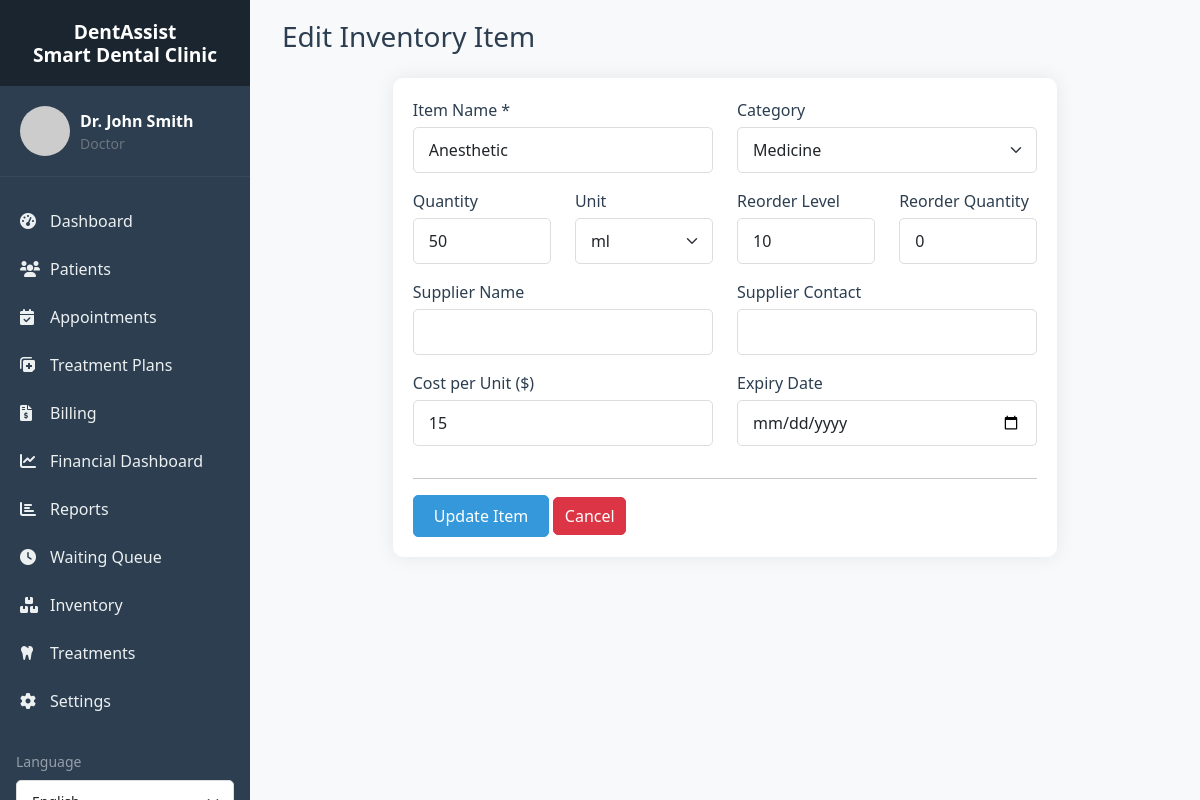
The page /inventory/edit.php?id=4 (signed in) on the database its author committed.
### tables this page shows
CREATE TABLE `inventory` (
  `id` int(11) NOT NULL,
  `item_name` varchar(100) NOT NULL,
  `category` varchar(50) DEFAULT NULL,
  `description` text DEFAULT NULL,
  `quantity` int(11) DEFAULT 0,
  `unit` varchar(20) DEFAULT NULL,
  `reorder_level` int(11) DEFAULT 10,
  `reorder_quantity` int(11) DEFAULT 0,
  `supplier_name` varchar(100) DEFAULT NULL,
  `supplier_contact` varchar(100) DEFAULT NULL,
  `supplier_phone` varchar(20) DEFAULT NULL,
  `supplier_email` varchar(100) DEFAULT NULL,
  `cost_per_unit` decimal(10,2) DEFAULT NULL,
  `selling_price` decimal(10,2) DEFAULT NULL,
  `expiry_date` date DEFAULT NULL,
  `lot_number` varchar(50) DEFAULT NULL,
  `location` varchar(50) DEFAULT NULL,
  `barcode` varchar(100) DEFAULT NULL,
  `created_at` timestamp NOT NULL DEFAULT current_timestamp(),
  `updated_at` timestamp NOT NULL DEFAULT current_timestamp() ON UPDATE current_timestamp(),
  `created_by` int(11) DEFAULT NULL
);

### includes/db.php (called while the page is built, shortened)
<?php
class Database {
    private $host = DB_HOST;
    private $user = DB_USER;
    private $pass = DB_PASS;
    private $dbname = DB_NAME;
    private $conn;
    private static $instance = null;
    private function __construct() {
        try {
            $this->conn = new mysqli($this->host, $this->user, $this->pass, $this->dbname);
            $this->conn->set_charset("utf8mb4");
        } catch (Exception $e) {
            die("Database connection error: " . $e->getMessage());
        }
    }
    public static function getInstance() {
        if (self::$instance == null) {
            self::$instance = new Database();
        }
        return self::$instance;
    }
    public function query($sql, $params = [], $types = "") {
        $stmt = $this->conn->prepare($sql);
        if (!empty($params)) {
            if (empty($types)) {
                $types = $this->determineTypes($params);
            }
            $stmt->bind_param($types, ...$params);
        }
        $stmt->execute();
        return $stmt;
    }
    private function determineTypes($params) {
        $types = '';
        foreach ($params as $param) {
            if (is_int($param)) {
                $types .= 'i';
            } elseif (is_float($param)) {
                $types .= 'd';
            } elseif (is_string($param)) {
                $types .= 's';
            } else {
                $types .= 'b';
            }
        }
        return $types;
    }
    public function fetchOne($sql, $params = [], $types = "") {
        $stmt = $this->query($sql, $params, $types);
        $result = $stmt->get_result();
        if ($result && $result->num_rows > 0) {
            return $result->fetch_assoc();
        }
        return null;
    }
}
?>

### inventory/edit.php (the view, shortened to what this page needs)
<?php
require_once '../includes/db.php';
$db = Database::getInstance();
$id = $_GET['id'] ?? 0;
$item = $db->fetchOne("SELECT * FROM inventory WHERE id = ?", [$id], "i");
include '../layouts/header.php';
?>
<div class="container-fluid">
    <h1 class="h3 mb-4 inventory-add-title">Edit Inventory Item</h1>
    <div class="card inventory-card">
        <div class="card-body">
            <form method="POST">
                <div class="row">
                    <div class="col-md-6 mb-3">
                        <label class="form-label">Item Name *</label>
                        <input type="text" class="form-control" name="item_name" required
                               value="<?php echo htmlspecialchars($item['item_name'] ?? ''); ?>">
                    </div>
                    <div class="col-md-6 mb-3">
                        <label class="form-label">Category</label>
                        <select class="form-select" name="category">
                            <option value="Medicine" <?php echo (($item['category'] ?? '') === 'Medicine') ? 'selected' : ''; ?>>Medicine</option>
                        </select>
                    </div>
                    <div class="col-md-3 mb-3">
                        <label class="form-label">Quantity</label>
                        <input type="number" class="form-control" name="quantity"
                               value="<?php echo intval($item['quantity']); ?>" min="0">
                    </div>
                    <div class="col-md-3 mb-3">
                        <label class="form-label">Unit</label>
                        <select class="form-select" name="unit">
                            <?php
                            $units = ['ml', 'box', 'bottle', 'pcs', 'set', 'pack', 'tube', 'syringe'];
                            $curUnit = $item['unit'] ?? '';
                            foreach ($units as $u) {
                                $sel = ($curUnit === $u) ? ' selected' : '';
                                echo '<option value="' . htmlspecialchars($u) . '"' . $sel . '>' . htmlspecialchars($u) . '</option>';
                            }
                            ?>
                        </select>
                    </div>
                    <div class="col-md-3 mb-3">
                        <label class="form-label">Reorder Level</label>
                        <input type="number" class="form-control" name="reorder_level"
                               value="<?php echo intval($item['reorder_level']); ?>" min="0">
                    </div>
                    <div class="col-md-3 mb-3">
                        <label class="form-label">Reorder Quantity</label>
                        <input type="number" class="form-control" name="reorder_quantity"
                               value="<?php echo intval($item['reorder_quantity']); ?>" min="0">
                    </div>
                    <div class="col-md-6 mb-3">
                        <label class="form-label">Supplier Name</label>
                        <input type="text" class="form-control" name="supplier_name"
                               value="<?php echo htmlspecialchars($item['supplier_name'] ?? ''); ?>">
                    </div>
                    <div class="col-md-6 mb-3">
                        <label class="form-label">Supplier Contact</label>
                        <input type="text" class="form-control" name="supplier_contact"
                               value="<?php echo htmlspecialchars($item['supplier_contact'] ?? ''); ?>">
                    </div>
                    <div class="col-md-6 mb-3">
                        <label class="form-label">Cost per Unit ($)</label>
                        <input type="number" step="0.01" class="form-control" name="cost_per_unit"
                               value="<?php echo floatval($item['cost_per_unit']); ?>">
                    </div>
                    <div class="col-md-6 mb-3">
                        <label class="form-label">Expiry Date</label>
                        <input type="date" class="form-control" name="expiry_date"
                               value="<?php echo htmlspecialchars($item['expiry_date'] && $item['expiry_date'] !== '0000-00-00' ? $item['expiry_date'] : ''); ?>">
                    </div>
                </div>
                <hr>
                <button type="submit" class="btn btn-primary">
                    Update Item
                </button>
                <a href="index.php" class="btn cancel-btn btn-secondary">
                    Cancel
                </a>
            </form>
        </div>
    </div>
</div>
<?php include '../layouts/footer.php'; ?>

### assets/css/style.css (style rules this page uses)
:root { --primary-color: #3498db; --secondary-color: #2c3e50; --success-color: #28a745; --danger-color: #dc3545; --warning-color: #ffc107; --info-color: #17a2b8; --light-color: #f8f9fa; --dark-color: #343a40; }
body { font-family: 'Segoe UI', Tahoma, Geneva, Verdana, sans-serif; background-color: #f8f9fa; margin: 0; padding: 0; }
h1, h2, h3, h4, h5, h6 { color: var(--secondary-color); font-weight: 600; }
.card { border: none; border-radius: 10px; box-shadow: 0 0 20px rgba(0,0,0,0.08); margin-bottom: 20px; }
.card-body { padding: 20px; }
.btn { border-radius: 5px; padding: 8px 20px; font-weight: 500; transition: all 0.3s; }
.btn-primary { background-color: var(--primary-color); border-color: var(--primary-color); }
.form-control, .form-select { border-radius: 5px; border: 1px solid #ddd; padding: 10px 15px; transition: all 0.3s; }
.form-label { font-weight: 500; color: var(--secondary-color); margin-bottom: 5px; }

### inventory/edit.php (style rules this page uses)
.inventory-card { max-width: 75%; margin: 0 auto 1rem; }
.cancel-btn { background-color: #dc3545; border-color: #dc3545; padding: 0.375rem 0.65rem; width: auto; min-width: 4.25rem; }

### rows shown on the page
inventory: item_name "Anesthetic", category "Medicine", quantity "50", reorder_level "10", reorder_quantity "0", cost_per_unit "15"

### other values the page prints
SITE_NAME "DentAssist Smart Dental Clinic"
$_SESSION['full_name'] "Dr. John Smith"
$role "Doctor"
__('dashboard', 'Dashboard') "Dashboard"
__('patients', 'Patients') "Patients"
__('appointments', 'Appointments') "Appointments"
__('treatment_plans', 'Treatment Plans') "Treatment Plans"
__('billing', 'Billing') "Billing"
__('financial_dashboard', 'Financial Dashboard') "Financial Dashboard"
__('reports', 'Reports') "Reports"
__('queue', 'Waiting Queue') "Waiting Queue"
__('inventory', 'Inventory') "Inventory"
__('treatments', 'Treatments') "Treatments"
__('settings', 'Settings') "Settings"
__('language', 'Language') "Language"
